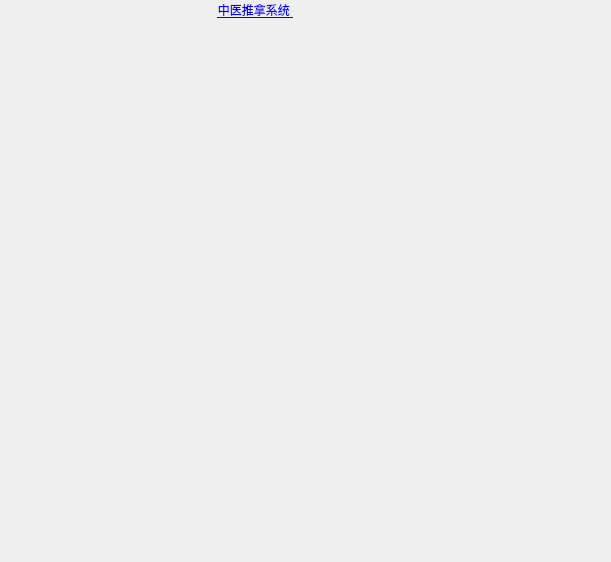
<?xml version="1.0" encoding="UTF-8"?>
<ui version="4.0">
 <class>Form</class>
 <widget class="QWidget" name="Form">
  <property name="geometry">
   <rect>
    <x>0</x>
    <y>0</y>
    <width>611</width>
    <height>562</height>
   </rect>
  </property>
  <property name="windowTitle">
   <string>Form</string>
  </property>
  <widget class="QLabel" name="label">
   <property name="geometry">
    <rect>
     <x>210</x>
     <y>0</y>
     <width>91</width>
     <height>21</height>
    </rect>
   </property>
   <property name="text">
    <string>&lt;a href = &quot;https://baidu.com&quot;&gt; 中医推拿系统 &lt;/a&gt;</string>
   </property>
   <property name="textFormat">
    <enum>Qt::MarkdownText</enum>
   </property>
   <property name="scaledContents">
    <bool>false</bool>
   </property>
   <property name="alignment">
    <set>Qt::AlignCenter</set>
   </property>
   <property name="wordWrap">
    <bool>true</bool>
   </property>
   <property name="margin">
    <number>-1</number>
   </property>
   <property name="indent">
    <number>0</number>
   </property>
   <property name="openExternalLinks">
    <bool>true</bool>
   </property>
   <property name="buddy">
    <cstring></cstring>
   </property>
  </widget>
 </widget>
 <resources/>
 <connections/>
</ui>
